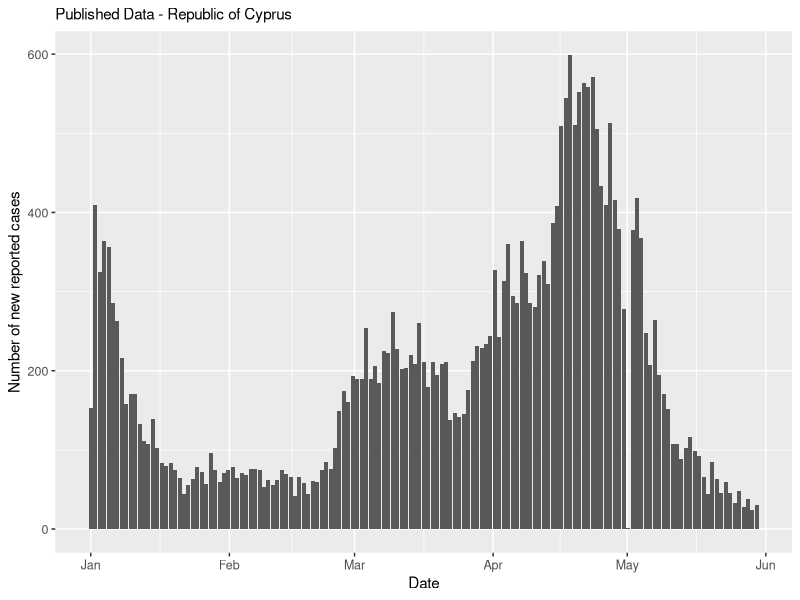
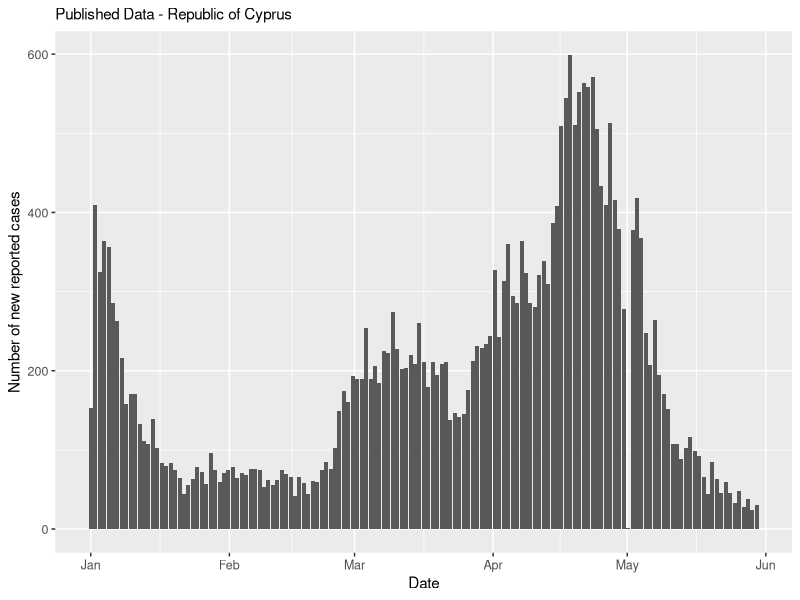

These charts were generated, in order, by the following R code: (Note: this script raises an error after producing the figures.)
## ---- chunk 1
library(ggplot2)
data=read.csv('CY Covid19 - AntigenTests Data.csv')[1:151,1:5]
## ---- chunk 2
#--- Plot of the published incidence data from Cyprus ---#

data_day=data
origin='2021-01-01'
end='2021-05-30'
data_day$Date=format(as.Date(data$Date), "%y/%m")
data_day$Time=seq(as.Date(origin), as.Date(end), length.out=151)

labels=seq(as.Date(origin), as.Date(end), length.out=10)
labels=format(labels, '%d/%m/%y')
breaks=seq(1, 150, length.out=4)

data_day= data_day[order(data_day$Date),]


ggplot(data_day,aes(x=Time, y=Positive.Cases ))+
  geom_col() +
  xlab('Date')+
  ylab('Number of new reported cases')+
  ggtitle('Published Data - Republic of Cyprus')+
  theme(legend.key.size = unit(5, 'mm'), 
        plot.title = element_text(size = unit(11,'cm')),
          axis.text = element_text(size = unit(9,'cm')),
          axis.title = element_text(size = unit(11,'cm')),
          legend.text = element_text(size = unit(9, 'mm')))

ggsave(file = "Publishedata.pdf", width = 7.30,height=3.9, units=c('in'))


## ---- chunk 3
# --- Plotting parameter rho --- #
SDpar=read.csv('covid-stringency-index.csv')
SDpar=SDpar %>% filter(Entity=='Cyprus', Day>='2021-01-01', Day<='2021-05-31')
ro=(SDpar$stringency_index)/100

ggplot(data.frame(t=seq(1,151),y=ro[1:151]),aes(x=t, y=y))+
  geom_line()+
  ylab(expression(~rho(t)))+
  xlab('Number of days since 01/01/2021') +
  ggtitle(expression('Plot of the parameter'~ rho(t)))+theme(legend.key.size = unit(5, 'mm'), plot.title = element_text(size = unit(11,'cm')),
        axis.text = element_text(size = unit(8,'cm')),
        axis.title = element_text(size = unit(11,'cm')),
        legend.text = element_text(size = unit(9, 'mm')),
        legend.title =element_text(size = unit(9, 'mm')),
        legend.position = 'right')
ggsave(file='rhoplot.pdf', width = 7.50,height=3.3, units=c('in'))
